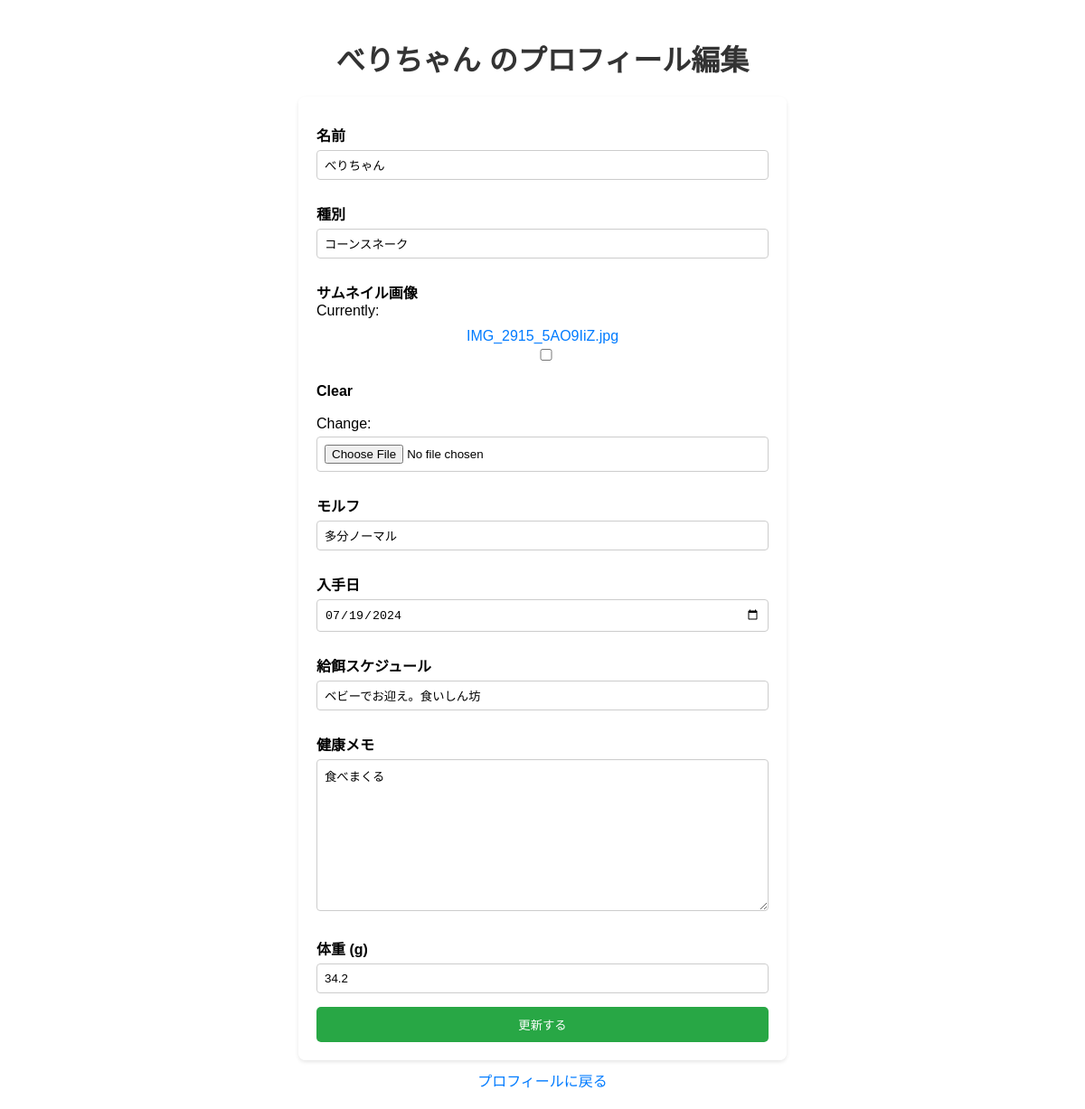
The app's page /reptile/profile/1/edit/ (signed in) with its own data.
### reptile/models.py (models this page shows, shortened)
class Reptile(models.Model):
    name = models.CharField(max_length=100)
    species = models.CharField(max_length=100)
    thumbnail = models.ImageField(null=True, blank=True)
    morph = models.CharField(max_length=100, blank=True)
    acquisition_date = models.DateField()
    feeding_schedule = models.TextField()
    health_notes = models.TextField()
    weight = models.DecimalField(
    max_digits=5, decimal_places=1, verbose_name='体重 (g)', null=True, blank=True
    )
    owner = models.ForeignKey(User, on_delete=models.CASCADE, null=True, blank=True)

### reptile/views.py (the view)
# urls.py: path('profile/<int:reptile_id>/edit/', views.edit_reptile_profile, name='edit_reptile_profile'),
def edit_reptile_profile(request, reptile_id):
    reptile = get_object_or_404(Reptile, id=reptile_id, owner=request.user)
    if request.method == 'POST':
        form = ReptileForm(request.POST, request.FILES, instance=reptile)
        if form.is_valid():
            form.save()
            return redirect('reptile_profile', reptile_id=reptile.id)
    else:
        form = ReptileForm(instance=reptile)
    return render(request, 'edit_reptile_profile.html', {'form': form, 'reptile': reptile})

### reptile/forms.py
class ReptileForm(forms.ModelForm):
    class Meta:
        model = Reptile
        fields = [
            'name',
            'species',
            'thumbnail',
            'morph',
            'acquisition_date',
            'feeding_schedule',
            'health_notes',
            'weight'
        ]
        widgets = {
            'name': forms.TextInput(attrs={'placeholder': '名前を入力してください'}),
            'species': forms.TextInput(attrs={'placeholder': '種別を入力してください'}),
            'thumbnail': forms.ClearableFileInput(attrs={'placeholder': 'サムネイル画像を選択'}),
            'acquisition_date': forms.DateInput(attrs={'type': 'date'}),
            'feeding_schedule': forms.TextInput(attrs={'placeholder': '餌やりのスケジュールを入力'}),
            'health_notes': forms.Textarea(attrs={'placeholder': '健康に関するメモを入力'}),
            'weight': forms.NumberInput(attrs={'placeholder': '体重を入力してください'}),
        }
        labels = {
            'name': '名前',
            'species': '種別',
            'thumbnail': 'サムネイル',
            'morph': 'モルフ',
            'acquisition_date': '取得日',
            'feeding_schedule': '餌やりスケジュール',
            'health_notes': '健康ノート',
            'weight': '体重',
        }

### reptile/templates/edit_reptile_profile.html (shortened to what this page needs)
<!DOCTYPE html>
<html lang="ja">
<head>
</head>
<body>
    <h1>{{ reptile.name }} のプロフィール編集</h1>
    <form method="post" enctype="multipart/form-data">
        <label for="id_name">名前</label>
        {{ form.name }}
        <label for="id_species">種別</label>
        {{ form.species }}
        <label for="id_thumbnail">サムネイル画像</label>
        {{ form.thumbnail }}
        <label for="id_morph">モルフ</label>
        {{ form.morph }}
        <label for="id_acquisition_date">入手日</label>
        {{ form.acquisition_date }}
        <label for="id_feeding_schedule">給餌スケジュール</label>
        {{ form.feeding_schedule }}
        <label for="id_health_notes">健康メモ</label>
        {{ form.health_notes }}
        <label for="id_weight">体重 (g)</label>
        {{ form.weight }}
        <button type="submit">更新する</button>
    </form>
    <a href="{% url 'reptile_profile' reptile.id %}">プロフィールに戻る</a>
</body>
</html>

### reptile/templates/edit_reptile_profile.html (style rules this page uses)
body { font-family: Arial, sans-serif; background-image: url('https://cdn.pixabay.com/photo/2020/06/05/19/42/lizard-5264263_1280.jpg'); background-size: cover; background-position: center; background-attachment: fixed; margin: 0; padding: 20px; }
h1 { text-align: center; color: #333; margin-bottom: 20px; }
form { max-width: 500px; margin: 0 auto; padding: 20px; background-color: rgba(255, 255, 255, 0.9); border-radius: 8px; box-shadow: 0 2px 4px rgba(0, 0, 0, 0.1); }
label { font-weight: bold; display: block; margin-top: 10px; }
input, textarea { width: 100%; padding: 8px; margin-top: 5px; margin-bottom: 15px; border: 1px solid #ccc; border-radius: 4px; box-sizing: border-box; }
button { background-color: #28a745; color: white; border: none; border-radius: 5px; padding: 10px 20px; cursor: pointer; transition: background-color 0.3s ease; width: 100%; }
a { display: block; text-align: center; margin-top: 10px; color: #007bff; text-decoration: none; }

### records on screen
Reptile: name "べりちゃん", species "コーンスネーク", morph "多分ノーマル", acquisition_date "07/19/2024", feeding_schedule "ベビーでお迎え。食いしん坊", health_notes "食べまくる", weight "34.2"
